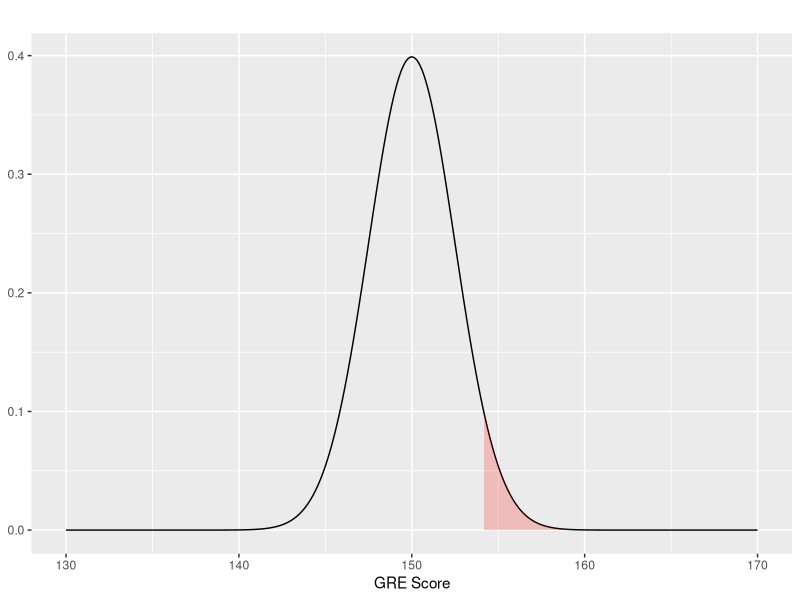
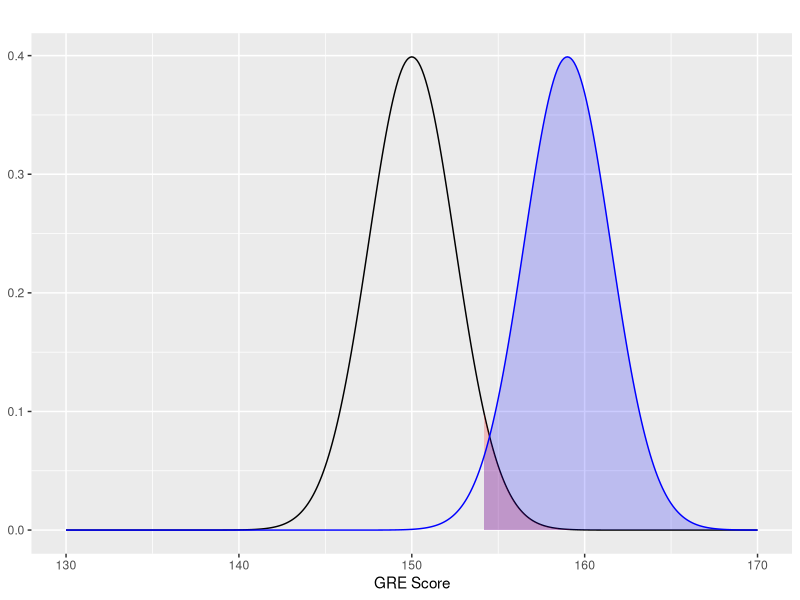
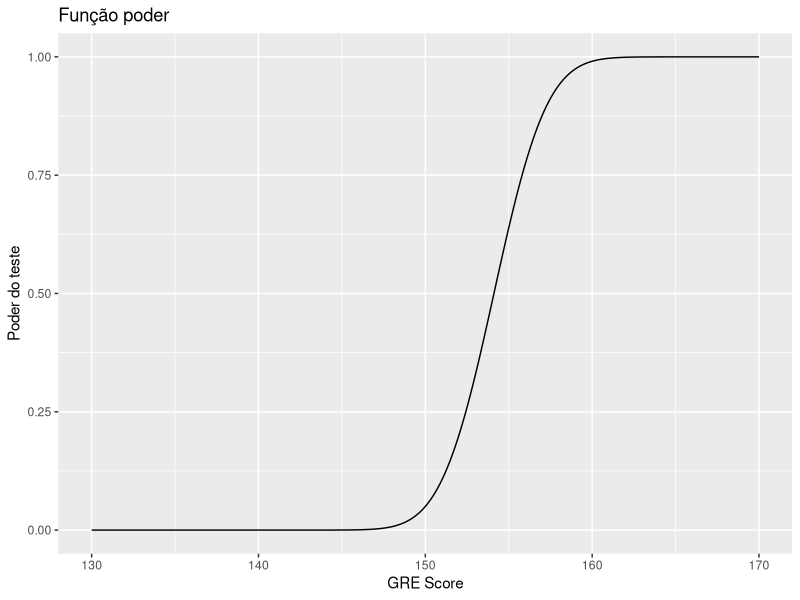

Here is the R script that generated these plots, in order:
## ---- chunk 1
# clear all
rm(list = ls())

# bibliotecas utilizadas
library(ggplot2)

## ---- chunk 2
# define a granularidade do espaco parametrico.
# O menor valor possivel no teste é de 150 
espaco.parametrico.grid <- seq(from=130, to=170, by=0.1)

# agrupa os dados em um data.frame
table <- data.frame(espaco.parametrico.grid, prob_H0=0)
## ---- chunk 3
sigma = 10 
alpha = 0.05
n=16

# H0
mu=150

# calcula as probabulidade/distribuicao dado H0
table$prob_H0 = dnorm((table$espaco.parametrico.grid - mu)/(sigma/n^0.5))
## ---- chunk 4
# calculamos o valor critico da funcao normal
X_c = qnorm(1-alpha, lower.tail = TRUE)

# nota critica no GRE
GRE_c = mu + (X_c * sigma/n^0.5)


cat(sprintf("\nO valor critico da distribuição normal é de: %.2f\nA nota critica para esse teste é de: %.2f", X_c, GRE_c))

## ---- chunk 5

ggplot(table) +
  geom_line(aes(x=espaco.parametrico.grid,
                y=prob_H0)) +
  geom_area(aes(x=espaco.parametrico.grid,
                y=prob_H0),
             data=table[table$espaco.parametrico.grid >= GRE_c,],
            fill="red", alpha=0.2) +
  labs(title = "",
       y=NULL,
       x="GRE Score")
## ---- chunk 6

media.real <- 159

table$prob_REAL <- dnorm((table$espaco.parametrico.grid - media.real)/(sigma/n^0.5))


ggplot(table) +
  geom_line(aes(x=espaco.parametrico.grid,
                y=prob_H0)) +
  geom_area(aes(x=espaco.parametrico.grid,
                y=prob_H0),
             data=table[table$espaco.parametrico.grid >= GRE_c,],
            fill="red", alpha=0.2) +
  geom_line(aes(x=espaco.parametrico.grid,
                y=prob_REAL), color="blue") +
  geom_area(aes(x=espaco.parametrico.grid,
                y=prob_REAL),
             data=table[table$espaco.parametrico.grid >= GRE_c,],
            fill="blue", alpha=0.2) +
    labs(title = "",
       y=NULL,
       x="GRE Score")
## ---- chunk 7
# Criamos uma funcao que calcula o poder do teste
funcao.poder <- function(media.real, GRE_c, sigma, n) {
  ret = pnorm((GRE_c - media.real)/(sigma/n^0.5), lower.tail = FALSE)
  return(ret)
}
  

# calculamos o poder para media.real=159 
poder <- funcao.poder(media.real, GRE_c, sigma, n)

# mensagem que informa ao usuario o poder quando temos as entradas
cat(sprintf("---Dados---\nMedia real: %.2f\nGRE Critico: %.2f\nsigma: %.2f\nn: %d\n-----------\nPoder: %f", media.real, GRE_c, sigma, n, poder))


# calculamos o poder para cada valor da media.
poder.grid <- funcao.poder(espaco.parametrico.grid, GRE_c, sigma, n)

# Agrupamos todas as informações em uma tabela
table.poder = data.frame(grid = espaco.parametrico.grid, poder = poder.grid)

# plotamos o grafico da função poder.
ggplot(table.poder) +
  geom_line(aes(x=grid,
                y=poder)) +
  labs(title = "Função poder",
       y="Poder do teste",
       x="GRE Score")

